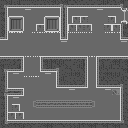

Tiled map render using the project's own tile images. Description and the map definition, with tile-layer contents summarised, below:
An orthogonal 32x32 tile map with 4x4 px tiles, 7 tile layers (background, background, front layer, background, ...), 2 tilesets, 1 image layer and 39 objects (9x jumpable, 3x door, 3x button, 3x player, 3x trigger).

<map version="1.4" tiledversion="1.4.2" orientation="orthogonal" renderorder="right-down" width="32" height="32" tilewidth="4" tileheight="4" infinite="0" nextlayerid="18" nextobjectid="42">
 <editorsettings>
  <export target="sixth_level.lua" format="lua" />
 </editorsettings>
 <tileset firstgid="1" source="../graphics/placeholder_tileset.tsx" />
 <tileset firstgid="65" source="../graphics/city_tileset.tsx" />
 <imagelayer id="6" name="grid">
  <image source="../images/64grid.png" width="1024" height="1024" />
 </imagelayer>
 <layer id="7" name="background" width="32" height="32">
  <data>[1024 cells, 1024 non-empty, 1 distinct tile ids]</data>
 </layer>
 <group id="5" name="r">
  <layer id="1" name="background" width="32" height="32">
   <data>[1024 cells, 426 non-empty, 21 distinct tile ids]</data>
  </layer>
  <layer id="2" name="front layer" width="32" height="32">
   <data>[1024 cells, 131 non-empty, 36 distinct tile ids]</data>
  </layer>
  <objectgroup id="3" name="objects">
   <object id="1" type="door" x="0" y="40" width="8" height="16" />
   <object id="2" type="button" x="108" y="112" width="8" height="8">
    <properties>
     <property name="group" value="group1" />
     <property name="link_r" type="object" value="1" />
    </properties>
   </object>
   <object id="39" type="player" x="121" y="44">
    <point />
   </object>
   <object id="41" type="trigger" x="0" y="40" width="1" height="16">
    <properties>
     <property name="target" value="seventh_level" />
     <property name="type" value="exit" />
    </properties>
   </object>
  </objectgroup>
  <objectgroup id="4" name="solid">
   <object id="26" x="0" y="40">
    <polygon points="0,0 0,-40 128,-40 128,0 120,0 120,-32 68,-32 68,0 60,0 60,-32 8,-32 8,0" />
   </object>
   <object id="27" x="0" y="56">
    <polygon points="0,0 24,0 24,16 8,16 8,32 24,32 24,40 8,40 8,64 120,64 120,32 96,32 96,0 128,0 128,72 0,72" />
   </object>
   <object id="28" x="32" y="100">
    <polygon points="0,0 64,0 64,8 0,8" />
   </object>
   <object id="29" x="40" y="56">
    <polygon points="0,0 48,0 48,32 16,32 16,16 0,16" />
   </object>
   <object id="30" type="jumpable" x="24" y="60">
    <polygon points="0,0 16,0 16,-4 0,-4" />
   </object>
   <object id="31" type="jumpable" x="24" y="76">
    <polygon points="0,0 0,4 16,4 16,0" />
   </object>
   <object id="32" type="jumpable" x="88" y="60">
    <polygon points="0,0 8,0 8,-4 0,-4" />
   </object>
   <object id="33" x="128" y="40" width="1" height="16" />
   <object id="34" x="-1" y="40" width="1" height="16" />
  </objectgroup>
 </group>
 <group id="13" name="b">
  <layer id="14" name="background" width="32" height="32">
   <data>[1024 cells, 426 non-empty, 21 distinct tile ids]</data>
  </layer>
  <layer id="15" name="front layer" width="32" height="32">
   <data>[1024 cells, 131 non-empty, 36 distinct tile ids]</data>
  </layer>
  <objectgroup id="16" name="objects">
   <object id="5" type="door" x="0" y="40" width="8" height="16" />
   <object id="6" type="button" x="48" y="92" width="8" height="8">
    <properties>
     <property name="group" value="group1" />
     <property name="link_r" type="object" value="5" />
    </properties>
   </object>
   <object id="37" type="player" x="121" y="44">
    <point />
   </object>
   <object id="40" type="trigger" x="0" y="40" width="1" height="16">
    <properties>
     <property name="target" value="seventh_level" />
     <property name="type" value="exit" />
    </properties>
   </object>
  </objectgroup>
  <objectgroup id="17" name="solid">
   <object id="17" x="0" y="40">
    <polygon points="0,0 0,-40 128,-40 128,0 120,0 120,-32 68,-32 68,0 60,0 60,-32 8,-32 8,0" />
   </object>
   <object id="18" x="0" y="56">
    <polygon points="0,0 24,0 24,16 8,16 8,32 24,32 24,40 8,40 8,64 120,64 120,32 96,32 96,0 128,0 128,72 0,72" />
   </object>
   <object id="19" x="32" y="100">
    <polygon points="0,0 64,0 64,8 0,8" />
   </object>
   <object id="20" x="40" y="56">
    <polygon points="0,0 48,0 48,32 16,32 16,16 0,16" />
   </object>
   <object id="21" type="jumpable" x="24" y="60">
    <polygon points="0,0 16,0 16,-4 0,-4" />
   </object>
   <object id="22" type="jumpable" x="24" y="76">
    <polygon points="0,0 0,4 16,4 16,0" />
   </object>
   <object id="23" type="jumpable" x="88" y="60">
    <polygon points="0,0 8,0 8,-4 0,-4" />
   </object>
   <object id="24" x="128" y="40" width="1" height="16" />
   <object id="25" x="-1" y="40" width="1" height="16" />
  </objectgroup>
 </group>
 <group id="8" name="g">
  <layer id="9" name="background" width="32" height="32">
   <data>[1024 cells, 426 non-empty, 21 distinct tile ids]</data>
  </layer>
  <layer id="10" name="front layer" width="32" height="32">
   <data>[1024 cells, 131 non-empty, 36 distinct tile ids]</data>
  </layer>
  <objectgroup id="11" name="objects">
   <object id="3" type="door" x="0" y="40" width="8" height="16" />
   <object id="4" type="button" x="48" y="48" width="8" height="8">
    <properties>
     <property name="group" value="group1" />
     <property name="link_r" type="object" value="3" />
    </properties>
   </object>
   <object id="35" type="trigger" x="0" y="40" width="1" height="16">
    <properties>
     <property name="target" value="seventh_level" />
     <property name="type" value="exit" />
    </properties>
   </object>
   <object id="36" type="player" x="121" y="44">
    <point />
   </object>
  </objectgroup>
  <objectgroup id="12" name="solid">
   <object id="7" x="0" y="40">
    <polygon points="0,0 0,-40 128,-40 128,0 120,0 120,-32 68,-32 68,0 60,0 60,-32 8,-32 8,0" />
   </object>
   <object id="8" x="0" y="56">
    <polygon points="0,0 24,0 24,16 8,16 8,32 24,32 24,40 8,40 8,64 120,64 120,32 96,32 96,0 128,0 128,72 0,72" />
   </object>
   <object id="9" x="32" y="100">
    <polygon points="0,0 64,0 64,8 0,8" />
   </object>
   <object id="10" x="40" y="56">
    <polygon points="0,0 48,0 48,32 16,32 16,16 0,16" />
   </object>
   <object id="11" type="jumpable" x="24" y="60">
    <polygon points="0,0 16,0 16,-4 0,-4" />
   </object>
   <object id="12" type="jumpable" x="24" y="76">
    <polygon points="0,0 0,4 16,4 16,0" />
   </object>
   <object id="13" type="jumpable" x="88" y="60">
    <polygon points="0,0 8,0 8,-4 0,-4" />
   </object>
   <object id="15" x="128" y="40" width="1" height="16" />
   <object id="16" x="-1" y="40" width="1" height="16" />
  </objectgroup>
 </group>
</map>
